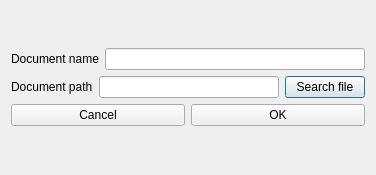
<?xml version="1.0" encoding="UTF-8"?>
<ui version="4.0">
 <class>NewDocDialog</class>
 <widget class="QDialog" name="NewDocDialog">
  <property name="geometry">
   <rect>
    <x>0</x>
    <y>0</y>
    <width>376</width>
    <height>175</height>
   </rect>
  </property>
  <property name="windowTitle">
   <string>Dialog</string>
  </property>
  <layout class="QGridLayout" name="gridLayout">
   <item row="0" column="0">
    <layout class="QVBoxLayout" name="verticalLayout">
     <item>
      <layout class="QHBoxLayout" name="horizontalLayout">
       <item>
        <widget class="QLabel" name="label">
         <property name="text">
          <string>Document name</string>
         </property>
        </widget>
       </item>
       <item>
        <widget class="QLineEdit" name="lineEdit"/>
       </item>
      </layout>
     </item>
     <item>
      <layout class="QHBoxLayout" name="horizontalLayout_2">
       <item>
        <widget class="QLabel" name="label_2">
         <property name="text">
          <string>Document path</string>
         </property>
        </widget>
       </item>
       <item>
        <widget class="QLineEdit" name="lineEdit_2"/>
       </item>
       <item>
        <widget class="QPushButton" name="pushButton_3">
         <property name="text">
          <string>Search file</string>
         </property>
        </widget>
       </item>
      </layout>
     </item>
     <item>
      <layout class="QHBoxLayout" name="horizontalLayout_3">
       <item>
        <widget class="QPushButton" name="pushButton">
         <property name="text">
          <string>Cancel</string>
         </property>
        </widget>
       </item>
       <item>
        <widget class="QPushButton" name="pushButton_2">
         <property name="text">
          <string>OK</string>
         </property>
        </widget>
       </item>
      </layout>
     </item>
    </layout>
   </item>
  </layout>
 </widget>
 <resources/>
 <connections/>
</ui>
